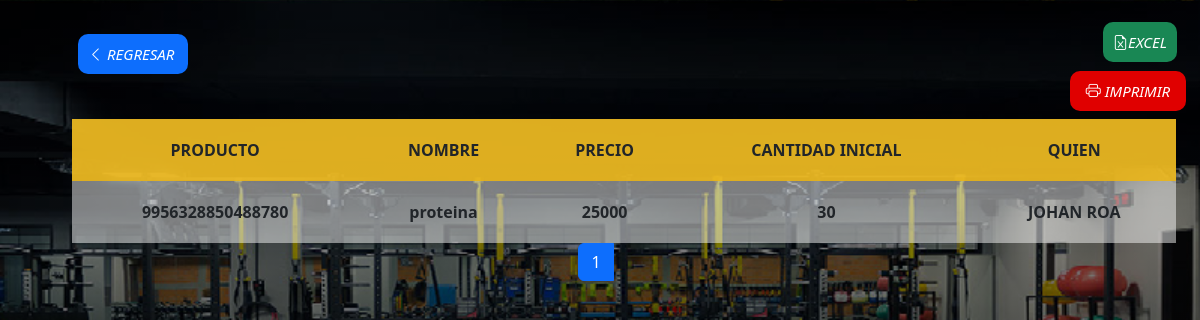
The page /vista/coach/tablas/t_pro.php (signed in) on the database its author committed.
### tables this page shows
CREATE TABLE `productos` (
  `id_producto` bigint(17) NOT NULL,
  `cod_producto` bigint(17) NOT NULL,
  `nom_producto` text NOT NULL,
  `precio` decimal(10,0) NOT NULL,
  `can_inicial` int(100) NOT NULL,
  `can_final` int(100) DEFAULT NULL,
  `docu_ingre` int(10) NOT NULL
);

CREATE TABLE `usuarios` (
  `documento` int(10) NOT NULL,
  `cod_barras` int(11) NOT NULL,
  `nom_completo` text DEFAULT NULL,
  `edad` int(2) DEFAULT NULL,
  `estatura` varchar(4) DEFAULT NULL,
  `fecha_nacimiento` date DEFAULT NULL,
  `tipo_usuario` int(11) DEFAULT NULL,
  `usuario` varchar(20) DEFAULT NULL,
  `contraseña` varchar(100) DEFAULT NULL,
  `telefono` bigint(10) DEFAULT NULL,
  `direccion` varchar(20) DEFAULT NULL,
  `correo` varchar(20) DEFAULT NULL,
  `estado` int(11) NOT NULL,
  `genero` int(2) DEFAULT NULL,
  `foto` varchar(200) NOT NULL
);

### vista/coach/tablas/t_pro.php (the view, shortened to what this page needs)
<?php
$daba = new Database();
$conex = $daba->conectar();
$docu = $_SESSION['docu'];
$por_pagina = 5;
if(isset($_GET['pagina'])){
$pagina = $_GET['pagina'];
}
else
{
$pagina = 1;
}
$empieza = ($pagina - 1) * $por_pagina;
$sql1 = $conex->prepare("SELECT * FROM productos INNER JOIN usuarios ON productos.docu_ingre = usuarios.documento WHERE productos.docu_ingre = '$docu'ORDER BY id_producto LIMIT $empieza, $por_pagina");
$sql1->execute();
$resultado1 = $sql1->fetchAll(PDO::FETCH_ASSOC);
?>
<?php
$sql = $conex->prepare("SELECT COUNT(*) FROM productos  ORDER BY id_producto");
$sql->execute();
$resul = $sql->fetchColumn();
$total_paginas = ceil($resul / $por_pagina);
if ($total_paginas == 0)
{
echo "<center>".'Lista Vacia'."</center>";
} else
echo "<center><a href='t_pro.php?pagina=1'>" . "<i class='fa fa-arrow-left'></i>" . "</a>";
?>
<!DOCTYPE html>
<html lang="en">
<head>
    <link rel="stylesheet" href="../../../css/stiledi.css">
    <link rel="stylesheet" href=" https://cdn.jsdelivr.net/npm/bootstrap@5.3.0-alpha3/dist/css/bootstrap.min.css">
    <link rel="stylesheet" href="https://cdn.jsdelivr.net/npm/bootstrap-icons@1.10.4/font/bootstrap-icons.css">
    <link rel="stylesheet" href="https://cdn.jsdelivr.net/npm/bootstrap-icons@1.10.3/font/bootstrap-icons.css">
</head>
<body>
    <a class="btn btn success" href="../index.php" style="margin-left: -45%; margin-top:3%; position:absolute;">
    <i class="bi bi-chevron-left" style="padding:10px 14px 10px 10px; color:#fff; font-size:15px; background-color:#0d6efd; border-radius:10px;"> REGRESAR</i>
    </a>
    <br>
    <a class="btn btn success" style="margin-left: 90%; margin-top:0%;" href="../excel/excel_pro.php">
    <i class="bi bi-file-earmark-excel" style="padding:10px 10px 10px 10px; border-radius:10px; color:#fff; font-size:15px; background-color:#198754;">EXCEL</i>
    </a>
    <br>
    <a  class="btn btn success" href="../imprimir/imp_productos.php" style="margin-left: 88%; margin-top:1%;">
    <i class="bi bi-printer" style="padding:10px 16px 10px 16px; border-radius:10px; color:#fff; font-size:15px; background-color:#E00000;">  IMPRIMIR</i>
    </a>
    <table>
        <thead>
            <tr>
                <th>PRODUCTO</th>
                <th>NOMBRE</th>
                <th>PRECIO</th>
                <th>CANTIDAD INICIAL</th>
                <th>QUIEN</th>
            </tr>
        </thead>
        <?php
        foreach ($resultado1 as $usu) {
        ?>
            <tr>
                <td><?= $usu['id_producto'] ?></td>
                <td><?= $usu['nom_producto'] ?></td>
                <td><?= $usu['precio'] ?></td>
                <td><?= $usu['can_inicial'] ?></td>
                <td><?= $usu['nom_completo'] ?></td>
            </tr>
        <?php
        }
        ?>
    </table>
        <div class="text-center" role="toolbar" aria-label="Toolbar with button groups">
                <div class="btn-group me-2" role="group" aria-label="First group" aling>
                    <?php
                    for ($i = 1; $i <= $total_paginas; $i++) {
                        echo "<a class='btn btn-primary'  href='t_pro.php?pagina=" . $i . "'> " . $i . " </a>";
                    }
                    echo "<a href='t_pro.php?pagina=$total_paginas'>" . "<i class='fa fa-arrow-right'></i>"
                        . "</a></center>";
                    ?>
</body>
</html>

### css/stiledi.css (style rules this page uses)
body { margin: 0; padding: 0; background:linear-gradient(0deg, rgba(0,0,0,10), rgba(0,0,0,0.3)), url(../img/lissta.png); background-size: 100%; font-family: sans-serif; height: 100vh; }
table { border-collapse: collapse; margin-top: 10px; width:92%; margin-left: 4%; background-color: #ffffff7a; text-align: left; border: collapse; Text-align:Center; }
td,th { font-weight: bold; padding:20px; }
thead { border-bottom: solid 5px #000; background-color: #edb612dd; }
a { text-decoration: none; margin-left: 10px; font-size: 20px; color: rgb(255, 255, 255); }

### rows shown on the page
productos: id_producto "9956328850488780", nom_producto "proteina", precio "25000", can_inicial "30", docu_ingre.nom_completo "JOHAN ROA"
